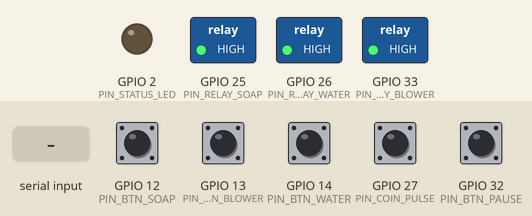
Recording of a sketch running on a simulated ESP32. Parts: switched loads named in the sketch (green lamp = pin HIGH), output pins drawn as LEDs (lit = HIGH). The inputs (shaded band) are chosen by the test bench; at power-on: GPIO 12 (PIN_BTN_SOAP), GPIO 13 (PIN_BTN_BLOWER), GPIO 14 (PIN_BTN_WATER), GPIO 27 (PIN_COIN_PULSE), GPIO 32 (PIN_BTN_PAUSE) HIGH. What the sketch prints to the serial monitor is not drawn.

Above: at 1.2 s.
1.3 s: "RELAY:WATER:ON\n" received over Serial
At 2.0 s:
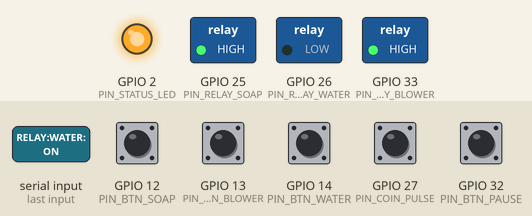
4.3 s: "RELAY:SOAP:ON\n" received over Serial
At 5.5 s:
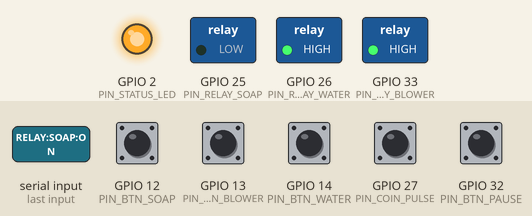
7.3 s: "RELAY:BLOWER:ON\n" received over Serial
At 7.8 s:
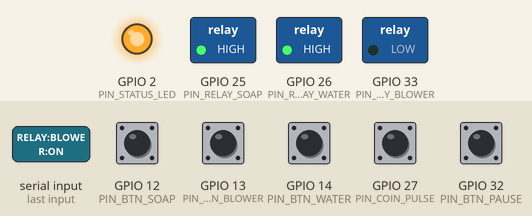
Timing chart, 0 to 12.3 s (numbered marks = the images above; inputs shaded):
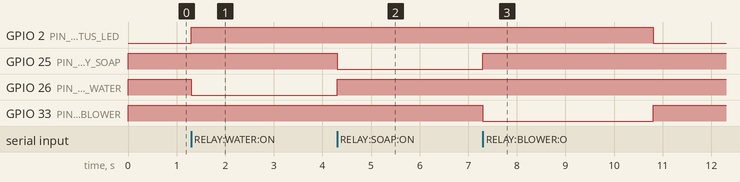

Measured:
- after the input at 1.3 s, GPIO 2 (PIN_STATUS_LED): LOW → HIGH at once; GPIO 26 (PIN_RELAY_WATER): HIGH → LOW at once
- after the input at 4.3 s, GPIO 2 (PIN_STATUS_LED): stays HIGH (without the input it goes to LOW after 0.50 s); GPIO 25 (PIN_RELAY_SOAP): HIGH → LOW at once; GPIO 26 (PIN_RELAY_WATER): LOW → HIGH after 0.00 s instead of 0.50 s
- after the input at 7.3 s, GPIO 2 (PIN_STATUS_LED): HIGH → LOW after 3.5 s instead of 0.50 s; GPIO 25 (PIN_RELAY_SOAP): LOW → HIGH after 0.00 s instead of 0.50 s; GPIO 33 (PIN_RELAY_BLOWER): HIGH → LOW at once, → HIGH 3.5 s later

The sketch:

carwash_vendo_esp32.ino
```cpp
/*
 * Carwash Vendo Hardware Controller (ESP32 / Arduino Mega / Uno)
 * Pairs with Android Carwash Vendo APK via USB-to-Serial (115200 baud, 8N1)
 *
 * Wiring (ESP32 DevKit v1):
 *   GPIO 27 -> Multi-Coin Slot Signal (10k pull-up to 3.3V, optocoupler/divider if 5V coin slot)
 *   GPIO 26 -> Relay 1: High-Pressure Water Pump (Active LOW optocoupler module)
 *   GPIO 25 -> Relay 2: Foam Soap Pump (Active LOW optocoupler module)
 *   GPIO 33 -> Relay 3: Air Blower (Active LOW optocoupler module)
 *   GPIO 14 -> Physical Button: WATER (INPUT_PULLUP to GND)
 *   GPIO 12 -> Physical Button: SOAP (INPUT_PULLUP to GND)
 *   GPIO 13 -> Physical Button: BLOWER (INPUT_PULLUP to GND)
 *   GPIO 32 -> Physical Button: PAUSE (INPUT_PULLUP to GND)
 *   GPIO 2  -> Onboard Status LED
 */

#include <Arduino.h>

// --- Pin Definitions (ESP32 defaults; adjust for Arduino Uno/Nano if needed) ---
constexpr int PIN_COIN_PULSE   = 27;
constexpr int PIN_RELAY_WATER  = 26;
constexpr int PIN_RELAY_SOAP   = 25;
constexpr int PIN_RELAY_BLOWER = 33;

constexpr int PIN_BTN_WATER    = 14;
constexpr int PIN_BTN_SOAP     = 12;
constexpr int PIN_BTN_BLOWER   = 13;
constexpr int PIN_BTN_PAUSE    = 32;
constexpr int PIN_STATUS_LED   = 2;

// Most 4-channel relay modules with optocouplers are ACTIVE LOW
constexpr int RELAY_ON  = LOW;
constexpr int RELAY_OFF = HIGH;

// --- Coin Pulse Debounce & Train Grouping ---
volatile unsigned long lastPulseEdgeMs = 0;
volatile int pulseCount = 0;
constexpr unsigned long PULSE_DEBOUNCE_MS = 25;   // Reject noise shorter than 25ms
constexpr unsigned long PULSE_TRAIN_GAP_MS = 320; // Gap > 320ms finalizes coin pulse train

// --- Watchdog Heartbeat ---
// If Android tablet crashes, reboots, or USB disconnects, shut off pumps within 3.5s
unsigned long lastAndroidPingMs = 0;
constexpr unsigned long WATCHDOG_TIMEOUT_MS = 3500;
bool relaysActive = false;

String serialBuffer = "";

#if defined(ESP32)
void IRAM_ATTR onCoinPulseISR() {
#else
void onCoinPulseISR() {
#endif
  unsigned long now = millis();
  if (now - lastPulseEdgeMs >= PULSE_DEBOUNCE_MS) {
    pulseCount++;
    lastPulseEdgeMs = now;
  }
}

void setRelays(bool water, bool soap, bool blower) {
  digitalWrite(PIN_RELAY_WATER,  water  ? RELAY_ON : RELAY_OFF);
  digitalWrite(PIN_RELAY_SOAP,   soap   ? RELAY_ON : RELAY_OFF);
  digitalWrite(PIN_RELAY_BLOWER, blower ? RELAY_ON : RELAY_OFF);
  relaysActive = (water || soap || blower);
  digitalWrite(PIN_STATUS_LED, relaysActive ? HIGH : LOW);
}

void allRelaysOff() {
  setRelays(false, false, false);
}

void processSerialCommand(const String& cmd) {
  if (cmd == "PING") {
    lastAndroidPingMs = millis();
    Serial.println("PONG");
    return;
  }

  lastAndroidPingMs = millis();

  if (cmd == "RELAY:WATER:ON") {
    setRelays(true, false, false);
  } else if (cmd == "RELAY:SOAP:ON") {
    setRelays(false, true, false);
  } else if (cmd == "RELAY:BLOWER:ON") {
    setRelays(false, false, true);
  } else if (cmd == "RELAY:ALL:OFF") {
    allRelaysOff();
  } else if (cmd.startsWith("TEST:")) {
    // Format: TEST:<water 0/1>:<soap 0/1>:<blower 0/1>
    if (cmd.length() >= 10) {
      bool w = cmd.charAt(5) == '1';
      bool s = cmd.charAt(7) == '1';
      bool b = cmd.charAt(9) == '1';
      setRelays(w, s, b);
    }
  } else {
    Serial.print("ERR:UNKNOWN_CMD:");
    Serial.println(cmd);
  }
}

void pollPhysicalButtons() {
  static unsigned long lastBtnMs = 0;
  if (millis() - lastBtnMs < 220) return;

  if (digitalRead(PIN_BTN_WATER) == LOW) {
    lastBtnMs = millis();
    Serial.println("BTN:WATER");
  } else if (digitalRead(PIN_BTN_SOAP) == LOW) {
    lastBtnMs = millis();
    Serial.println("BTN:SOAP");
  } else if (digitalRead(PIN_BTN_BLOWER) == LOW) {
    lastBtnMs = millis();
    Serial.println("BTN:BLOWER");
  } else if (digitalRead(PIN_BTN_PAUSE) == LOW) {
    lastBtnMs = millis();
    Serial.println("BTN:PAUSE");
  }
}

void setup() {
  // Force relays OFF before configuring outputs to prevent boot glitch
  digitalWrite(PIN_RELAY_WATER,  RELAY_OFF);
  digitalWrite(PIN_RELAY_SOAP,   RELAY_OFF);
  digitalWrite(PIN_RELAY_BLOWER, RELAY_OFF);

  pinMode(PIN_RELAY_WATER,  OUTPUT);
  pinMode(PIN_RELAY_SOAP,   OUTPUT);
  pinMode(PIN_RELAY_BLOWER, OUTPUT);
  pinMode(PIN_STATUS_LED,   OUTPUT);
  allRelaysOff();

  pinMode(PIN_BTN_WATER,  INPUT_PULLUP);
  pinMode(PIN_BTN_SOAP,   INPUT_PULLUP);
  pinMode(PIN_BTN_BLOWER, INPUT_PULLUP);
  pinMode(PIN_BTN_PAUSE,  INPUT_PULLUP);

  pinMode(PIN_COIN_PULSE, INPUT_PULLUP);
  attachInterrupt(digitalPinToInterrupt(PIN_COIN_PULSE), onCoinPulseISR, FALLING);

  Serial.begin(115200);
  lastAndroidPingMs = millis();
}

void loop() {
  // 1. Read newline-delimited commands from Android tablet
  while (Serial.available() > 0) {
    char c = static_cast<char>(Serial.read());
    if (c == '\n') {
      serialBuffer.trim();
      if (serialBuffer.length() > 0) {
        processSerialCommand(serialBuffer);
      }
      serialBuffer = "";
    } else if (c != '\r') {
      serialBuffer += c;
    }
  }

  // 2. Finalize coin pulse train after gap timeout (Universal Multi-Coin Acceptor)
  // Configure Allan/Yenox multi-coin slot: 1 PHP = 1 pulse, 5 PHP = 5 pulses, 10 PHP = 10 pulses
  noInterrupts();
  int capturedPulses = pulseCount;
  unsigned long gap = millis() - lastPulseEdgeMs;
  if (capturedPulses > 0 && gap >= PULSE_TRAIN_GAP_MS) {
    pulseCount = 0;
    interrupts();
    Serial.print("COIN:");
    Serial.println(capturedPulses);
  } else {
    interrupts();
  }

  // 3. Poll optional physical panel push-buttons
  pollPhysicalButtons();

  // 4. Hardware Safety Watchdog: turn off pumps if Android heartbeat times out
  if (relaysActive && (millis() - lastAndroidPingMs > WATCHDOG_TIMEOUT_MS)) {
    allRelaysOff();
    Serial.println("ERR:WATCHDOG_TIMEOUT_RELAYS_OFF");
  }
}
```
